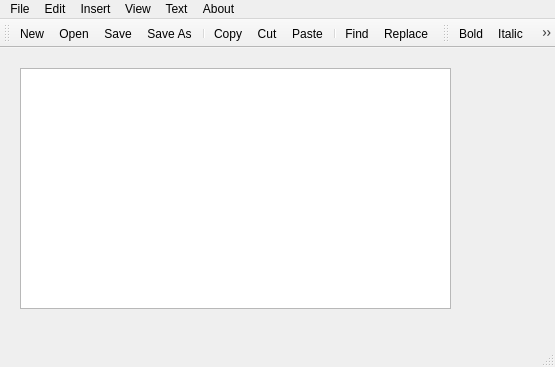
<?xml version="1.0" encoding="UTF-8"?>
<ui version="4.0">
 <class>MainWindow</class>
 <widget class="QMainWindow" name="MainWindow">
  <property name="geometry">
   <rect>
    <x>0</x>
    <y>0</y>
    <width>555</width>
    <height>367</height>
   </rect>
  </property>
  <property name="windowTitle">
   <string>MainWindow</string>
  </property>
  <widget class="QWidget" name="centralwidget">
   <widget class="QTextEdit" name="textEdit">
    <property name="geometry">
     <rect>
      <x>20</x>
      <y>20</y>
      <width>431</width>
      <height>241</height>
     </rect>
    </property>
   </widget>
  </widget>
  <widget class="QMenuBar" name="menubar">
   <property name="geometry">
    <rect>
     <x>0</x>
     <y>0</y>
     <width>555</width>
     <height>22</height>
    </rect>
   </property>
   <widget class="QMenu" name="menuFile">
    <property name="title">
     <string>File</string>
    </property>
    <addaction name="actionNew"/>
    <addaction name="actionOpen"/>
    <addaction name="separator"/>
    <addaction name="actionSave"/>
    <addaction name="actionSave_As"/>
    <addaction name="separator"/>
    <addaction name="actionExit"/>
   </widget>
   <widget class="QMenu" name="menuEdit">
    <property name="title">
     <string>Edit</string>
    </property>
    <addaction name="actionCopy"/>
    <addaction name="actionCut"/>
    <addaction name="actionPaste"/>
    <addaction name="separator"/>
    <addaction name="actionUndo"/>
    <addaction name="actionRedo"/>
    <addaction name="separator"/>
    <addaction name="actionFind"/>
    <addaction name="actionReplace"/>
    <addaction name="separator"/>
    <addaction name="actionSelect_All"/>
   </widget>
   <widget class="QMenu" name="menuView">
    <property name="title">
     <string>View</string>
    </property>
    <addaction name="actionZoom_in"/>
    <addaction name="actionZoom_out"/>
   </widget>
   <widget class="QMenu" name="menuText">
    <property name="title">
     <string>Text</string>
    </property>
    <addaction name="actionBold"/>
    <addaction name="actionItalic"/>
    <addaction name="actionUnderline"/>
    <addaction name="actionStrike"/>
    <addaction name="separator"/>
    <addaction name="actionColor"/>
    <addaction name="separator"/>
    <addaction name="actionFont"/>
   </widget>
   <widget class="QMenu" name="menuAbout">
    <property name="title">
     <string>About</string>
    </property>
    <addaction name="actionHelp"/>
    <addaction name="actionAbout"/>
   </widget>
   <widget class="QMenu" name="menuInsert">
    <property name="title">
     <string>Insert</string>
    </property>
    <addaction name="actionCustom_Text"/>
    <addaction name="actionAnimals"/>
   </widget>
   <addaction name="menuFile"/>
   <addaction name="menuEdit"/>
   <addaction name="menuInsert"/>
   <addaction name="menuView"/>
   <addaction name="menuText"/>
   <addaction name="menuAbout"/>
  </widget>
  <widget class="QStatusBar" name="statusbar"/>
  <widget class="QToolBar" name="toolBar">
   <property name="windowTitle">
    <string>toolBar</string>
   </property>
   <attribute name="toolBarArea">
    <enum>TopToolBarArea</enum>
   </attribute>
   <attribute name="toolBarBreak">
    <bool>false</bool>
   </attribute>
   <addaction name="actionNew"/>
   <addaction name="actionOpen"/>
   <addaction name="actionSave"/>
   <addaction name="actionSave_As"/>
   <addaction name="separator"/>
   <addaction name="actionCopy"/>
   <addaction name="actionCut"/>
   <addaction name="actionPaste"/>
   <addaction name="separator"/>
   <addaction name="actionFind"/>
   <addaction name="actionReplace"/>
  </widget>
  <widget class="QToolBar" name="toolBar_2">
   <property name="windowTitle">
    <string>toolBar_2</string>
   </property>
   <attribute name="toolBarArea">
    <enum>TopToolBarArea</enum>
   </attribute>
   <attribute name="toolBarBreak">
    <bool>false</bool>
   </attribute>
   <addaction name="actionBold"/>
   <addaction name="actionItalic"/>
   <addaction name="actionUnderline"/>
   <addaction name="actionStrike"/>
   <addaction name="separator"/>
   <addaction name="actionColor"/>
   <addaction name="separator"/>
   <addaction name="actionFont"/>
  </widget>
  <action name="actionNew">
   <property name="icon">
    <iconset resource="resources.qrc">
     <normaloff>:/files/images/new.png</normaloff>:/files/images/new.png</iconset>
   </property>
   <property name="text">
    <string>New</string>
   </property>
  </action>
  <action name="actionOpen">
   <property name="icon">
    <iconset resource="resources.qrc">
     <normaloff>:/files/images/open.png</normaloff>:/files/images/open.png</iconset>
   </property>
   <property name="text">
    <string>Open</string>
   </property>
  </action>
  <action name="actionSave">
   <property name="icon">
    <iconset resource="resources.qrc">
     <normaloff>:/files/images/save.png</normaloff>:/files/images/save.png</iconset>
   </property>
   <property name="text">
    <string>Save</string>
   </property>
  </action>
  <action name="actionSave_As">
   <property name="icon">
    <iconset resource="resources.qrc">
     <normaloff>:/files/images/saveas.png</normaloff>:/files/images/saveas.png</iconset>
   </property>
   <property name="text">
    <string>Save As</string>
   </property>
  </action>
  <action name="actionExit">
   <property name="icon">
    <iconset resource="resources.qrc">
     <normaloff>:/files/images/cancel.png</normaloff>:/files/images/cancel.png</iconset>
   </property>
   <property name="text">
    <string>Exit</string>
   </property>
  </action>
  <action name="actionCopy">
   <property name="icon">
    <iconset resource="resources.qrc">
     <normaloff>:/files/images/copy.png</normaloff>:/files/images/copy.png</iconset>
   </property>
   <property name="text">
    <string>Copy</string>
   </property>
  </action>
  <action name="actionCut">
   <property name="icon">
    <iconset resource="resources.qrc">
     <normaloff>:/files/images/cut.png</normaloff>:/files/images/cut.png</iconset>
   </property>
   <property name="text">
    <string>Cut</string>
   </property>
  </action>
  <action name="actionPaste">
   <property name="icon">
    <iconset resource="resources.qrc">
     <normaloff>:/files/images/paste.png</normaloff>:/files/images/paste.png</iconset>
   </property>
   <property name="text">
    <string>Paste</string>
   </property>
  </action>
  <action name="actionFind">
   <property name="icon">
    <iconset resource="resources.qrc">
     <normaloff>:/files/images/find.png</normaloff>:/files/images/find.png</iconset>
   </property>
   <property name="text">
    <string>Find</string>
   </property>
  </action>
  <action name="actionReplace">
   <property name="icon">
    <iconset resource="resources.qrc">
     <normaloff>:/files/images/text_replace.png</normaloff>:/files/images/text_replace.png</iconset>
   </property>
   <property name="text">
    <string>Replace</string>
   </property>
  </action>
  <action name="actionSelect_All">
   <property name="icon">
    <iconset resource="resources.qrc">
     <normaloff>:/files/images/select_all.png</normaloff>:/files/images/select_all.png</iconset>
   </property>
   <property name="text">
    <string>Select All</string>
   </property>
  </action>
  <action name="actionZoom_in">
   <property name="icon">
    <iconset resource="resources.qrc">
     <normaloff>:/files/images/zoom_in.png</normaloff>:/files/images/zoom_in.png</iconset>
   </property>
   <property name="text">
    <string>Zoom in</string>
   </property>
  </action>
  <action name="actionZoom_out">
   <property name="icon">
    <iconset resource="resources.qrc">
     <normaloff>:/files/images/zoom_out.png</normaloff>:/files/images/zoom_out.png</iconset>
   </property>
   <property name="text">
    <string>Zoom out</string>
   </property>
  </action>
  <action name="actionBold">
   <property name="icon">
    <iconset resource="resources.qrc">
     <normaloff>:/files/images/text_bold.png</normaloff>:/files/images/text_bold.png</iconset>
   </property>
   <property name="text">
    <string>Bold</string>
   </property>
  </action>
  <action name="actionItalic">
   <property name="icon">
    <iconset resource="resources.qrc">
     <normaloff>:/files/images/text_italic.png</normaloff>:/files/images/text_italic.png</iconset>
   </property>
   <property name="text">
    <string>Italic</string>
   </property>
  </action>
  <action name="actionUnderline">
   <property name="icon">
    <iconset resource="resources.qrc">
     <normaloff>:/files/images/text_underline.png</normaloff>:/files/images/text_underline.png</iconset>
   </property>
   <property name="text">
    <string>Underline</string>
   </property>
  </action>
  <action name="actionStrike">
   <property name="icon">
    <iconset resource="resources.qrc">
     <normaloff>:/files/images/text_strikethrough.png</normaloff>:/files/images/text_strikethrough.png</iconset>
   </property>
   <property name="text">
    <string>Strike</string>
   </property>
  </action>
  <action name="actionColor">
   <property name="icon">
    <iconset resource="resources.qrc">
     <normaloff>:/files/images/color.png</normaloff>:/files/images/color.png</iconset>
   </property>
   <property name="text">
    <string>Color</string>
   </property>
  </action>
  <action name="actionFont">
   <property name="icon">
    <iconset resource="resources.qrc">
     <normaloff>:/files/images/font.png</normaloff>:/files/images/font.png</iconset>
   </property>
   <property name="text">
    <string>Font</string>
   </property>
  </action>
  <action name="actionHelp">
   <property name="icon">
    <iconset resource="resources.qrc">
     <normaloff>:/files/images/help.png</normaloff>:/files/images/help.png</iconset>
   </property>
   <property name="text">
    <string>Help</string>
   </property>
  </action>
  <action name="actionAbout">
   <property name="icon">
    <iconset resource="resources.qrc">
     <normaloff>:/files/images/about.png</normaloff>:/files/images/about.png</iconset>
   </property>
   <property name="text">
    <string>About</string>
   </property>
  </action>
  <action name="actionUndo">
   <property name="icon">
    <iconset resource="resources.qrc">
     <normaloff>:/files/images/arrow_undo.png</normaloff>:/files/images/arrow_undo.png</iconset>
   </property>
   <property name="text">
    <string>Undo</string>
   </property>
  </action>
  <action name="actionRedo">
   <property name="icon">
    <iconset resource="resources.qrc">
     <normaloff>:/files/images/arrow_redo.png</normaloff>:/files/images/arrow_redo.png</iconset>
   </property>
   <property name="text">
    <string>Redo</string>
   </property>
  </action>
  <action name="actionCustom_Text">
   <property name="text">
    <string>Custom Text</string>
   </property>
  </action>
  <action name="actionAnimals">
   <property name="text">
    <string>Animals</string>
   </property>
  </action>
 </widget>
 <resources>
  <include location="resources.qrc"/>
 </resources>
 <connections/>
</ui>
